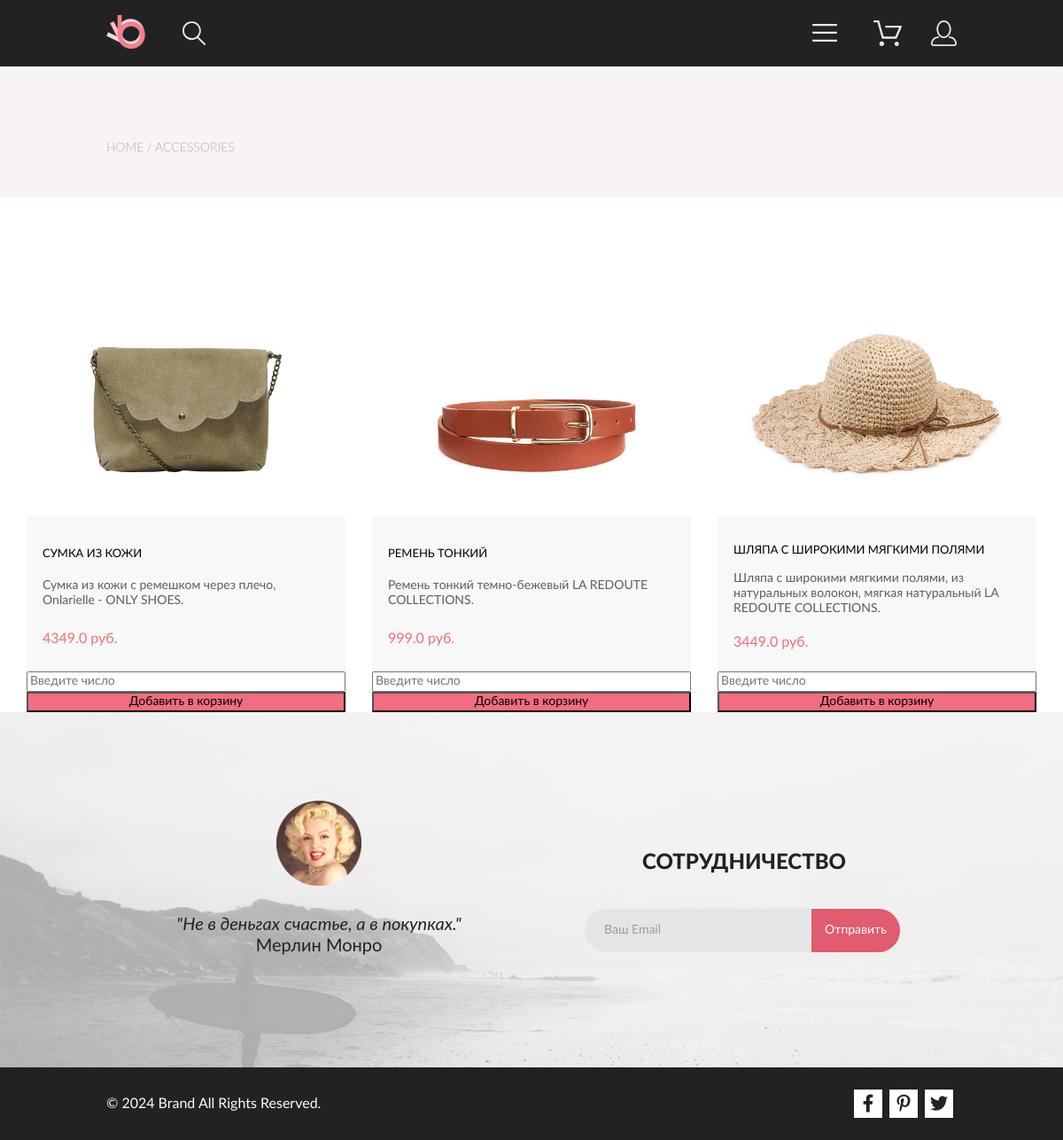
Page /accessories on the committed database.
### models.py (models this page shows)
class Product(db.Model):
    id = db.Column(db.Integer, primary_key=True)
    name = db.Column(db.String(100), nullable=False)
    category = db.Column(db.String(100), nullable=False)
    price = db.Column(db.Float, nullable=False)
    description = db.Column(db.String, nullable=False)
    image = db.Column(db.String, nullable=False)

### main.py (the view)
@app.route('/accessories')
def accessories():
    products = Product.query.filter_by(category='Аксессуары').all()
    return render_template('accessories.html', data=products)

### templates/accessories.html (shortened to what this page needs)
{% extends 'base.html' %}
{% block body %}
    <main class="main">
        <section class="heading">
            <div class="heading__wrapper container">
                <ul class="nav justify-content-end heading__menu">
                    <li class="nav-item">
                        <a class="nav-link heading__nav-link heading__nav-link-first" aria-current="page"
                            href="/catalog">home</a>
                    </li>
                    <li class="nav-item">
                        <a class="nav-link heading__nav-link" href="/accessories">accessories</a>
                    </li>
                </ul>
            </div>
        </section>
        <section class="catalog container">
            <div class="catalog__grid">
            {% for el in data%}
                <div class="catalog__item">
                    <div class="catalog__item-imgwrapper">
                        <img class="catalog__item-img" src={{el.image}} alt={{el.name}}>
                    </div>
                        <h3 class="catalog__item-heading">{{el.name}}</h3>
                        <p class="catalog__item-text">{{el.description}}</p>
                        <p class="catalog__item-price">{{el.price}} руб.</p>
                        <form action="/checkout" method="post" class="registration__form">
                            <input type="number" style="width: 250" name="quantity" id="quantity" placeholder="Введите число" required>
                            <button type="submit" style="width: 250; background-color: #F16D7F">Добавить в корзину</button>
                        </form>
                </div>
            {% endfor %}
            </div>
        </section>
    </main>
{% endblock %}

### rows in the picture
Product: image (picture), name "СУМКА ИЗ КОЖИ", description "Сумка из кожи с ремешком через плечо, Onlarielle - ONLY SHOES.", price "4349.0"
Product: image (picture), name "РЕМЕНЬ ТОНКИЙ", description "Ремень тонкий темно-бежевый LA REDOUTE COLLECTIONS.", price "999.0"
Product: image (picture), name "ШЛЯПА С ШИРОКИМИ МЯГКИМИ ПОЛЯМИ", description "Шляпа с широкими мягкими полями, из натуральных волокон, мягкая натуральный LA REDOUTE COLLECTIONS.", price "3449.0"
